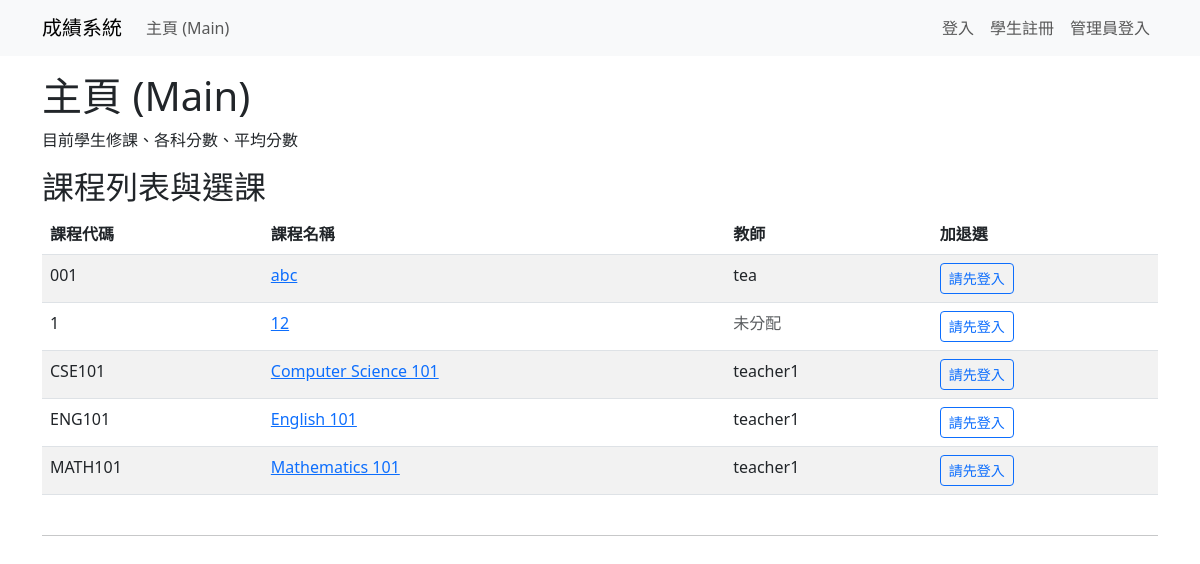
/main/, run on the app's committed database.
### grades/models.py (models this page shows, shortened)
class Course(models.Model):
    name = models.CharField(max_length=100, verbose_name="課程名稱")
    code = models.CharField(max_length=10, unique=True, verbose_name="課程號碼")
    teacher = models.ForeignKey(
        Teacher,
        null=True,
        blank=True,
        on_delete=models.SET_NULL,
        related_name='teaching_courses',
        verbose_name="任課教師",
    )

class Teacher(models.Model):
    user = models.OneToOneField(User, on_delete=models.CASCADE, related_name='teacher_profile')
    department = models.CharField(max_length=100, blank=True)

### grades/views.py (the view)
# urls.py: path('main/', views.main, name='main'),
def main(request):
    if request.user.is_authenticated:
        if _is_teacher(request.user):
            return redirect('teacher_courses')
        if not request.user.is_staff:
            return redirect('student_courses')
    students = User.objects.filter(is_staff=False).order_by('username')
    rows = []
    for s in students:
        enrollments = Enrollment.objects.filter(student=s).select_related('course')
        avg = None
        if hasattr(s, 'avg_grade') and callable(getattr(s, 'avg_grade')):
            try:
                avg = s.avg_grade()
            except Exception:
                avg = None
        rows.append({'student': s, 'enrollments': enrollments, 'avg': avg})
    courses = Course.objects.all().order_by('code')
    return render(request, 'main.html', {'rows': rows, 'courses': courses})

### grades/models.py (called while the page is built)
def _user_avg_grade(self):
    qs = Enrollment.objects.filter(student=self)
    total = 0.0
    count = 0
    for e in qs:
        for g in (e.midtrem_grade, e.final_grade):
            if g is not None:
                try:
                    total += float(g)
                    count += 1
                except (TypeError, ValueError):
                    continue
    if count == 0:
        return None
    return round(total / count, 2)

### templates/main.html (shortened to what this page needs)
{% extends "base.html" %}
{% block content %}
<h1>主頁 (Main)</h1>
<p>目前學生修課、各科分數、平均分數</p>
<h2>課程列表與選課</h2>
<div class="table-responsive mb-4">
  <table class="table table-striped">
    <thead>
      <tr>
        <th>課程代碼</th>
        <th>課程名稱</th>
        <th>教師</th>
        <th>加退選</th>
      </tr>
    </thead>
    <tbody>
      {% for course in courses %}
        <tr>
          <td>{{ course.code }}</td>
          <td><a href="{% url 'course_detail' course.id %}">{{ course.name }}</a></td>
          <td>
            {% if course.teacher and course.teacher.user and course.teacher.user.profile and course.teacher.user.profile.is_teacher %}
              {{ course.teacher.user.username }}
            {% else %}
              <span class="text-muted">未分配</span>
            {% endif %}
          </td>
          <td>
            {% if user.is_authenticated %}
            <form method="post" action="{% url 'enroll_course' %}" style="display: inline">
              {% csrf_token %}
              <input type="hidden" name="course_id" value="{{ course.id }}">
              <input type="hidden" name="action" value="enroll">
              <button type="submit" class="btn btn-sm btn-primary">加選</button>
            </form>
            {% else %}
            <a href="{% url 'login' %}?next={% url 'main' %}" class="btn btn-sm btn-outline-primary">請先登入</a>
            {% endif %}
          </td>
        </tr>
      {% empty %}
        <tr><td colspan="4" class="text-center">目前沒有課程</td></tr>
      {% endfor %}
    </tbody>
  </table>
</div>
<hr>
{% endblock %}

### templates/base.html (shortened to what this page needs)
<!doctype html>
<html lang="zh-Hant">
  <head>
    <link href="https://cdn.jsdelivr.net/npm/bootstrap@5.3.0/dist/css/bootstrap.min.css" rel="stylesheet">
  </head>
  <body>
    <nav class="navbar navbar-expand-lg navbar-light bg-light mb-3">
      <div class="container">
        <a class="navbar-brand" href="{% url 'index' %}">成績系統</a>
        <div class="collapse navbar-collapse">
          <ul class="navbar-nav me-auto">
            <li class="nav-item"><a class="nav-link" href="{% url 'main' %}">主頁 (Main)</a></li>
          </ul>
          <ul class="navbar-nav">
            {% if user.is_authenticated %}
              <li class="nav-item d-flex align-items-center">
                {% if user.profile.avatar %}
                  <img src="{{ user.profile.avatar.url }}" alt="avatar" style="height:32px;width:32px;border-radius:50%;object-fit:cover;margin-right:8px;">
                {% endif %}
                <span class="nav-link">Hi, {% if user.profile and user.profile.full_name %}{{ user.profile.full_name }}{% else %}{{ user.username }}{% endif %}</span>
              </li>
              <li class="nav-item"><a class="nav-link" href="{% url 'edit_profile' %}">編輯資料</a></li>
              <li class="nav-item">
                <form method="post" action="{% url 'logout' %}" style="display:inline;">
                  {% csrf_token %}
                  <button type="submit" class="nav-link btn btn-link" style="border:none;background:none;cursor:pointer;">登出</button>
                </form>
              </li>
            {% else %}
              <li class="nav-item"><a class="nav-link" href="{% url 'login' %}">登入</a></li>
              <li class="nav-item"><a class="nav-link" href="{% url 'register' %}">學生註冊</a></li>
              <li class="nav-item"><a class="nav-link" href="/admin/login/?next=/admin/">管理員登入</a></li>
            {% endif %}
          </ul>
        </div>
      </div>
    </nav>
    <div class="container">
      {% block content %}{% endblock %}
    </div>
  </body>
</html>

### data on the page
Course: code "001", name "abc", teacher.user.username "tea"
Course: code "1", name "12", shows "未分配"
Course: code "CSE101", name "Computer Science 101", teacher.user.username "teacher1"
Course: code "ENG101", name "English 101", teacher.user.username "teacher1"
Course: code "MATH101", name "Mathematics 101", teacher.user.username "teacher1"
